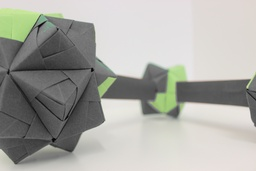
#> input picture opencv/colorsplash-old.jpg, 256 x 171 px, shrunk from 5184 x 3456 before the run
$ python crossop.py colorsplash-old.jpg 100   (Python 2 division)
#> lines starting #> are read from the running program, lines starting #| are printed output that depends on the picture
import cv2 as cv
import numpy as np
import sys

# The MIT License (MIT)
# Copyright (c) 2016 Vladimir Ignatev
#
# Permission is hereby granted, free of charge, to any person obtaining
# a copy of this software and associated documentation files (the "Software"),
# to deal in the Software without restriction, including without limitation
# the rights to use, copy, modify, merge, publish, distribute, sublicense,
# and/or sell copies of the Software, and to permit persons to whom the Software
# is furnished to do so, subject to the following conditions:
#
# The above copyright notice and this permission notice shall be included
# in all copies or substantial portions of the Software.
#
# THE SOFTWARE IS PROVIDED "AS IS", WITHOUT WARRANTY OF ANY KIND, EXPRESS OR IMPLIED,
# INCLUDING BUT NOT LIMITED TO THE WARRANTIES OF MERCHANTABILITY, FITNESS FOR A PARTICULAR
# PURPOSE AND NONINFRINGEMENT. IN NO EVENT SHALL THE AUTHORS OR COPYRIGHT HOLDERS BE LIABLE
# FOR ANY CLAIM, DAMAGES OR OTHER LIABILITY, WHETHER IN AN ACTION OF CONTRACT, TORT
# OR OTHERWISE, ARISING FROM, OUT OF OR IN CONNECTION WITH THE SOFTWARE
# OR THE USE OR OTHER DEALINGS IN THE SOFTWARE.

def progress(count, total, status=''):
    bar_len = 60
    filled_len = int(round(bar_len * count / float(total)))

    percents = round(100.0 * count / float(total), 1)
    bar = '=' * filled_len + '-' * (bar_len - filled_len)

    sys.stdout.write('[%s] %s%s ...%s\r' % (bar, percents, '%', status))
sys.stdout.flush() # As suggested by Rom Ruben (see: http://stackoverflow.com/questions/3173320/text-progress-bar-in-the-console/27871113#comment50529068_27871113)


# David and Ryan's Code follows:


# change this to change how many edges get detected
THRESHOLD = 15 # more edges at 10, but also more noise

if(len(sys.argv) == 1):
	print "Please specify an image file."
	sys.exit()
elif(len(sys.argv) == 3):
	THRESHOLD = int(sys.argv[2])
elif(len(sys.argv) > 3):
	print "Too many arguements passed."
	sys.exit()

img = cv.imread(sys.argv[1], cv.IMREAD_GRAYSCALE)
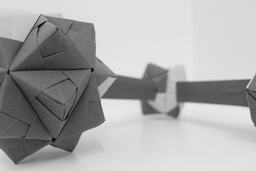
#> img: shape (171, 256); min 3, max 236, mean 169.7

if img is None:
	print "File not found."
	sys.exit()

height = img.shape[0]
#> height = 171
width = img.shape[1]
#> width = 256

for row in range(height-1):
	for col in range(width-1):
		a = img[row][col]
		b = img[row][col+1]
		c = img[row+1][col]
		d = img[row+1][col+1]

		value = (((int(a) - int(d)) ** 2) + ((int(b) - int(c)) ** 2)) ** (0.5)
		if value > THRESHOLD:
			img.itemset((row,col),255)
		else:
			img.itemset((row,col),0)

		progress(row, height)
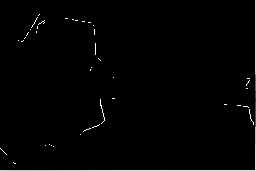
#> img: shape (171, 256); min 0, max 255, mean 3

cv.imwrite('crossdetect.jpg', img)
print("")
